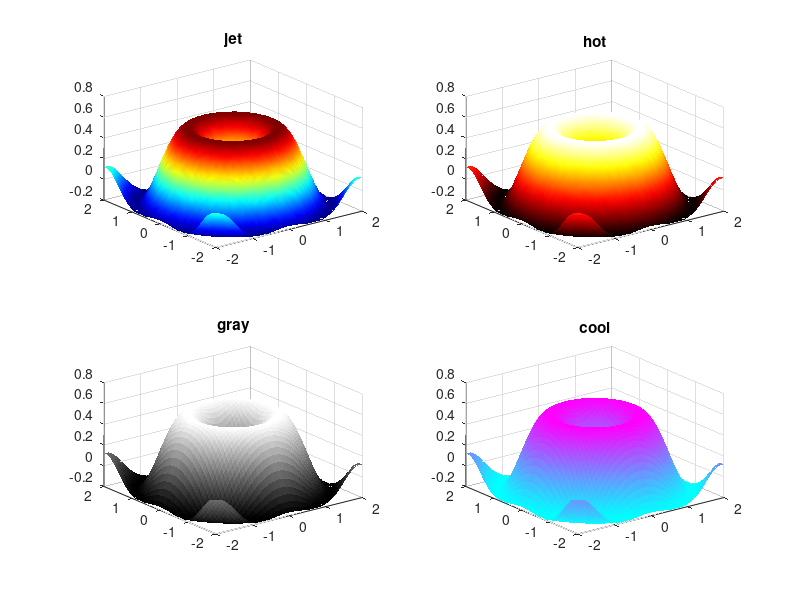

Write the MATLAB code that produced this figure.
% Day 081 · The view Command, Colormaps, Shading and Lighting — Colormaps and shading
% Run: open this file in MATLAB and press Run (or type example_2 in the Command Window)

[X, Y] = meshgrid(linspace(-2, 2, 60));
Z = sin(X.^2 + Y.^2) ./ (X.^2 + Y.^2 + 0.5);
maps = {'jet', 'hot', 'gray', 'cool'};
for k = 1:4
    ax = subplot(2, 2, k);
    surf(X, Y, Z)
    colormap(ax, maps{k})
    if k <= 2, shading interp; else, shading flat; end
    title(maps{k})
end
